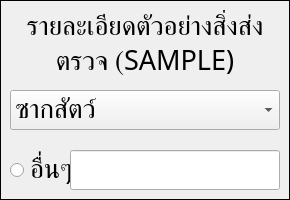
    <widget class="QFrame" name="specimen_sample_frame">
     <property name="geometry">
      <rect>
       <x>960</x>
       <y>180</y>
       <width>290</width>
       <height>200</height>
      </rect>
     </property>
     <property name="minimumSize">
      <size>
       <width>290</width>
       <height>200</height>
      </size>
     </property>
     <property name="maximumSize">
      <size>
       <width>290</width>
       <height>200</height>
      </size>
     </property>
     <property name="frameShape">
      <enum>QFrame::Shape::Box</enum>
     </property>
     <property name="frameShadow">
      <enum>QFrame::Shadow::Plain</enum>
     </property>
     <widget class="QLabel" name="specimen_sample_label">
      <property name="geometry">
       <rect>
        <x>10</x>
        <y>10</y>
        <width>270</width>
        <height>70</height>
       </rect>
      </property>
      <property name="minimumSize">
       <size>
        <width>270</width>
        <height>70</height>
       </size>
      </property>
      <property name="maximumSize">
       <size>
        <width>270</width>
        <height>70</height>
       </size>
      </property>
      <property name="font">
       <font>
        <family>TH Niramit AS</family>
        <pointsize>20</pointsize>
       </font>
      </property>
      <property name="text">
       <string>รายละเอียดตัวอย่างสิ่งส่งตรวจ (SAMPLE)</string>
      </property>
      <property name="alignment">
       <set>Qt::AlignmentFlag::AlignCenter</set>
      </property>
      <property name="wordWrap">
       <bool>true</bool>
      </property>
     </widget>
     <widget class="QComboBox" name="specimen_sample_comboBox">
      <property name="geometry">
       <rect>
        <x>10</x>
        <y>90</y>
        <width>270</width>
        <height>40</height>
       </rect>
      </property>
      <property name="minimumSize">
       <size>
        <width>270</width>
        <height>40</height>
       </size>
      </property>
      <property name="maximumSize">
       <size>
        <width>270</width>
        <height>40</height>
       </size>
      </property>
      <property name="font">
       <font>
        <family>TH Niramit AS</family>
        <pointsize>20</pointsize>
       </font>
      </property>
      <item>
       <property name="text">
        <string>ซากสัตว์</string>
       </property>
      </item>
      <item>
       <property name="text">
        <string>ชิ้นเนื้อในน้ำยา 10% ฟอร์มาลิน</string>
       </property>
      </item>
      <item>
       <property name="text">
        <string>บล็อคพาราฟิน</string>
       </property>
      </item>
      <item>
       <property name="text">
        <string>น้ำในช่องท้อง</string>
       </property>
      </item>
      <item>
       <property name="text">
        <string>น้ำในช่องอก</string>
       </property>
      </item>
      <item>
       <property name="text">
        <string>FNA slide(s)</string>
       </property>
      </item>
      <item>
       <property name="text">
        <string>Slide(s)</string>
       </property>
      </item>
      <item>
       <property name="text">
        <string>ปัสสาวะ</string>
       </property>
      </item>
      <item>
       <property name="text">
        <string>ของเหลวจากแผล</string>
       </property>
      </item>
      <item>
       <property name="text">
        <string>น้ำไขข้อกระดูก</string>
       </property>
      </item>
      <item>
       <property name="text">
        <string>น้ำไขสันหลัง</string>
       </property>
      </item>
      <item>
       <property name="text">
        <string>ไขกระดูก</string>
       </property>
      </item>
      <item>
       <property name="text">
        <string>เลือด</string>
       </property>
      </item>
      <item>
       <property name="text">
        <string>ปัสสาวะ (Cystocentesis)</string>
       </property>
      </item>
      <item>
       <property name="text">
        <string>ปัสสาวะ (Catheterization)</string>
       </property>
      </item>
      <item>
       <property name="text">
        <string>ปัสสาวะ (Voiding)</string>
       </property>
      </item>
      <item>
       <property name="text">
        <string>ปลายสาย Catheter</string>
       </property>
      </item>
      <item>
       <property name="text">
        <string>Ascitic fluid</string>
       </property>
      </item>
      <item>
       <property name="text">
        <string>น้ำถุงหุ้มหัวใจ</string>
       </property>
      </item>
      <item>
       <property name="text">
        <string>Bronchiolar lavage</string>
       </property>
      </item>
      <item>
       <property name="text">
        <string>Gastric lavage</string>
       </property>
      </item>
      <item>
       <property name="text">
        <string>หนอง</string>
       </property>
      </item>
      <item>
       <property name="text">
        <string>Swab ใน Stuart transport medium</string>
       </property>
      </item>
      <item>
       <property name="text">
        <string>น้ำลาย</string>
       </property>
      </item>
      <item>
       <property name="text">
        <string>อุจจาระ</string>
       </property>
      </item>
      <item>
       <property name="text">
        <string>ขน</string>
       </property>
      </item>
      <item>
       <property name="text">
        <string>เล็บ</string>
       </property>
      </item>
      <item>
       <property name="text">
        <string>กระดูก</string>
       </property>
      </item>
      <item>
       <property name="text">
        <string>ชิ้นเนื้อ</string>
       </property>
      </item>
      <item>
       <property name="text">
        <string>Isolate bacterial colony</string>
       </property>
      </item>
      <item>
       <property name="text">
        <string>Agar plate</string>
       </property>
      </item>
      <item>
       <property name="text">
        <string>หนอนพยาธิ</string>
       </property>
      </item>
      <item>
       <property name="text">
        <string>น้ำ</string>
       </property>
      </item>
      <item>
       <property name="text">
        <string>ขยะติดเชื้อ</string>
       </property>
      </item>
      <item>
       <property name="text">
        <string>อาหารสัตว์</string>
       </property>
      </item>
      <item>
       <property name="text">
        <string>Semen</string>
       </property>
      </item>
      <item>
       <property name="text">
        <string>ซีรัม</string>
       </property>
      </item>
      <item>
       <property name="text">
        <string>น้ำยาฆ่าเชื้อ</string>
       </property>
      </item>
      <item>
       <property name="text">
        <string>สารเคมี</string>
       </property>
      </item>
      <item>
       <property name="text">
        <string>ปรสิต</string>
       </property>
      </item>
      <item>
       <property name="text">
        <string>อุปกรณ์</string>
       </property>
      </item>
     </widget>
     <widget class="QRadioButton" name="specimen_sample_other_radioButton">
      <property name="geometry">
       <rect>
        <x>10</x>
        <y>150</y>
        <width>70</width>
        <height>40</height>
       </rect>
      </property>
      <property name="minimumSize">
       <size>
        <width>70</width>
        <height>40</height>
       </size>
      </property>
      <property name="maximumSize">
       <size>
        <width>70</width>
        <height>40</height>
       </size>
      </property>
      <property name="font">
       <font>
        <family>TH Niramit AS</family>
        <pointsize>20</pointsize>
       </font>
      </property>
      <property name="text">
       <string>อื่นๆ</string>
      </property>
     </widget>
     <widget class="QLineEdit" name="specimen_sample_other_lineEdit">
      <property name="geometry">
       <rect>
        <x>70</x>
        <y>150</y>
        <width>210</width>
        <height>40</height>
       </rect>
      </property>
      <property name="minimumSize">
       <size>
        <width>210</width>
        <height>40</height>
       </size>
      </property>
      <property name="maximumSize">
       <size>
        <width>210</width>
        <height>40</height>
       </size>
      </property>
      <property name="font">
       <font>
        <family>TH Niramit AS</family>
        <pointsize>20</pointsize>
       </font>
      </property>
      <property name="alignment">
       <set>Qt::AlignmentFlag::AlignCenter</set>
      </property>
     </widget>
    </widget>
